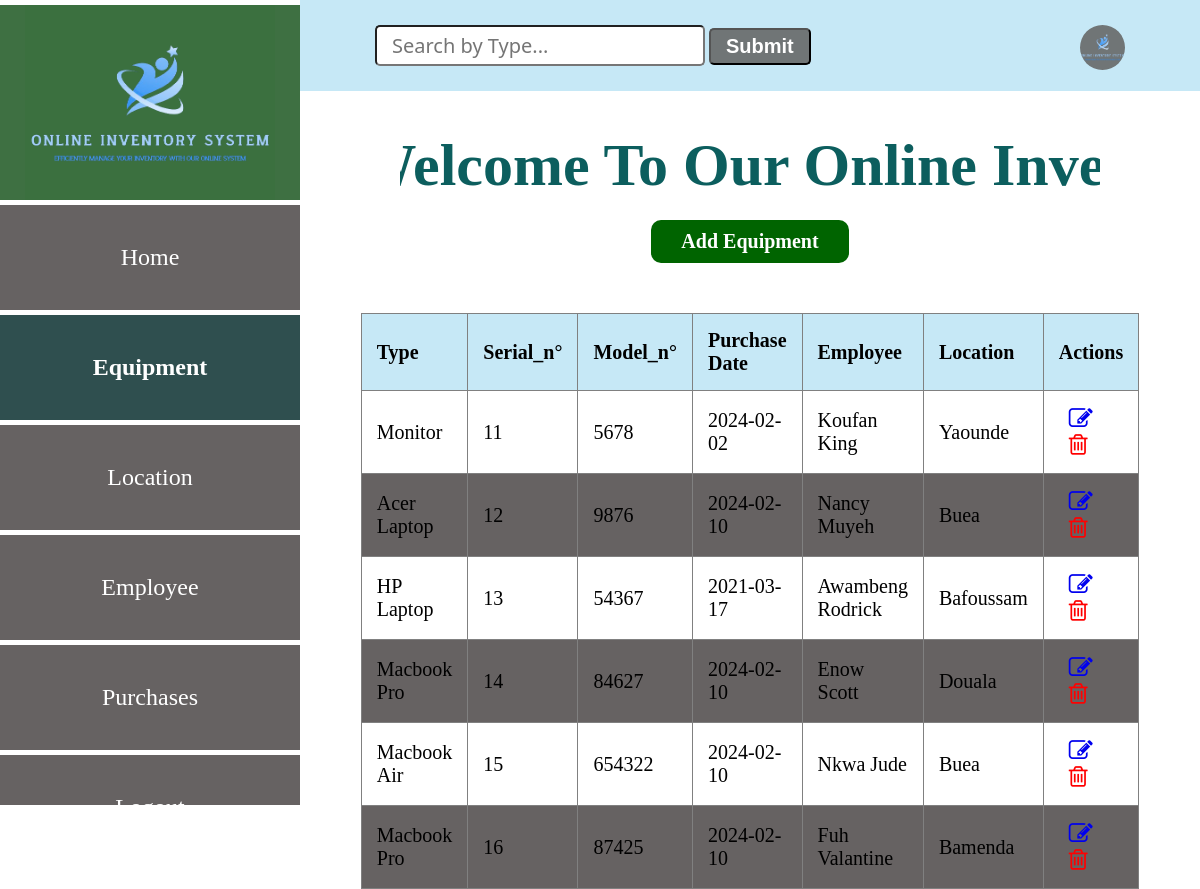
Screenshot of /equipment with the database file from the repository.
### app.py (models this page shows, shortened)
class Equipment(db.Model):
    __tablename__="equipment"
    barcode_number=db.Column(db.Integer, primary_key=True)
    type=db.Column(db.String(20))
    serial_number=db.Column(db.Integer)
    model_number=db.Column(db.Integer)
    purchase_date=db.Column(db.Integer, db.ForeignKey('purchases.id'))
    employee=db.Column(db.Integer, db.ForeignKey('employees.id'))
    location=db.Column(db.Integer, db.ForeignKey('locations.id'))
    purchase_rel=db.relationship('Purchase', backref='equipment_purchase')
    employee_rel=db.relationship('Employee', backref='equipment_employee')
    location_rel=db.relationship('Location', backref='equipment_location')

### app.py (the view)
@app.route('/equipment')
def equipment_index():
    equipment = Equipment.query.all()
    return render_template('equipmentList.html', equipment = equipment)

### app.py (called while the page is built)
@app.before_request
def create_table():
    db.create_all()

### templates/equipmentList.html (shortened to what this page needs)
<!DOCTYPE html>
<html lang="en">
<head>
    <link
    rel="stylesheet"
    href="{{ url_for('static', filename='main.css') }}"
    />
    <link rel="stylesheet" href="https://cdnjs.cloudflare.com/ajax/libs/font-awesome/4.7.0/css/font-awesome.min.css">
</head>
<body>
    <div class="header">
        <input type="search" id="query" name="search" placeholder="Search by Type...">
        <button id="search-button">Submit</button>
        <a href="#"><img src="{{ url_for('static', filename='logo.png') }}" alt=""></a>
    </div>
    <section class="sidebar">
        <div class="logo">
            <img src="{{ url_for('static', filename='logo.png') }}" alt="logo">
        </div>
        <div class="content">
            <a href="/entry_point" class="home">Home</a>
            <a href="/equipment" class="home active">Equipment</a>
            <a href="/location" class="home">Location</a>
            <a href="/employee" class="home">Employee</a>
            <a href="/purchase" class="home">Purchases</a>
            <a href="/login" class="home">Logout</a>
        </div>
    </section>
    <div class="marquee-container">
      <h1 class="marquee">Welcome To Our Online Inventory System</h1>
    </div>
    <div class="location-form">
      <a href="/add-equipment" class="btn1">Add Equipment</a>
      <table border="1" style="overflow: auto;">
        <thead>
          <tr>
            <th>Type</th>
            <th>Serial_n°</th>
            <th>Model_n°</th>
            <th>Purchase Date</th>
            <th>Employee</th>
            <th>Location</th>
            <th>Actions</th>
          </tr>
        </thead>
        <tbody id="table-results">
          {% for equip in equipment %}
            <tr>
              <td>{{ equip.type }}</td>
              <td>{{ equip.serial_number}}</td>
              <td>{{ equip.model_number}}</td>
              <td>{{ equip.purchase_date}}</td>
              <td>{{ equip.employee}}</td>
              <td>{{ equip.location}}</td>
              <td class="action">
                <a href="/edit_equipment{{ equip.barcode_number }}"><i class="fa fa-edit" style="font-size:24px"></i></a>
                <a href="/delete_equipment{{ equip.barcode_number }}"><i class="fa fa-trash-o" style="font-size:24px"></i></a>
              </td>
            </tr>
          {% endfor %}
        </tbody>
      </table>
    </div>
</body>
</html>

### static/main.css (style rules this page uses)
body { margin: 0; padding: 0; font-family: Verdana; }
.header { background: #c6e8f6; padding: 25px; }
.header input { padding: 5px 15px; font-size: 20px; font-family:'Segoe UI', Tahoma, Geneva, Verdana, sans-serif; border-radius: 5px; margin-left: 350px; }
.header button { padding: 5px 15px; font-size: 20px; border-radius: 5px; background: #707576; color: #fff; font-weight: bold; }
.header img { width: 45px; height: 45px; background: #707576; border-radius: 50%; float: right; justify-content: center; margin-right: 50px; }
.sidebar { position: fixed; top: 0; left: 0; width: 300px; height: 100vh; background: #707576; border-top: 5px solid #fff; }
.logo { width: 300px; height: 200px; background: rgba(59, 112, 63, 0.938); display: flex; justify-content: center; align-items: center; }
.logo img { width: 250px; display: block; margin: auto; background-color: rgba(59, 112, 63, 0.938); }
.content { background: #707576; width: 300px; height: calc(100vh - 200px); position: fixed; top: 200px; z-index: 1; border-top: 5px solid #fff; overflow-y: auto; }
.content a { display: flex; text-decoration: none; color: #fff; font-size: 24px; border-bottom: 5px solid white; padding: 39px; justify-content: center; }
.home { border: none; outline: none; padding: 10px 16px; background: #666262; cursor: pointer; }
.active, .home:hover { background: darkslategrey; color: black; font-weight: bold; }
h1 { display: flex; font-size: 60px; flex-wrap: wrap; justify-content: center; gap: 50px; margin-left: 300px; text-align: center; margin-top: 40px; color: rgb(12, 94, 94); }
.location-form { display: flex; justify-content: center; align-items: center; flex-direction: column; margin-left: 300px; }
table { width: 80%; border-collapse: collapse; margin-top: 30px; }
th, td { padding: 15px; text-align: left; font-size: 20px; }
th { background-color: #c6e8f6; font-weight: bold; }
tbody tr:nth-child(even) { background-color: #666262; }
.btn1 { background: darkgreen; color: #fff; font-size: 1em; padding: 10px 30px; border-radius: 10px; transition: background-color 0.25s; margin-bottom: 20px; text-decoration: none; font-size: 20px; display: block; margin-top: -20px; font-weight: bold; }
.marquee-container { overflow: hidden; margin-right: 100px; margin-left: 400px; behavior: inherit; }
.marquee { animation: marquee 20s linear infinite; white-space: nowrap; }
.action a { margin-left: 10px; }
.action .fa-trash-o { color: red; }

### rows the page displays
Equipment: type "Monitor", serial_number "11", model_number "5678", purchase_date "2024-02-02", employee "Koufan King", location "Yaounde"
Equipment: type "Acer Laptop", serial_number "12", model_number "9876", purchase_date "2024-02-10", employee "Nancy Muyeh", location "Buea"
Equipment: type "HP Laptop", serial_number "13", model_number "54367", purchase_date "2021-03-17", employee "Awambeng Rodrick", location "Bafoussam"
Equipment: type "Macbook Pro", serial_number "14", model_number "84627", purchase_date "2024-02-10", employee "Enow Scott", location "Douala"
Equipment: type "Macbook Air", serial_number "15", model_number "654322", purchase_date "2024-02-10", employee "Nkwa Jude", location "Buea"
Equipment: type "Macbook Pro", serial_number "16", model_number "87425", purchase_date "2024-02-10", employee "Fuh Valantine", location "Bamenda"
